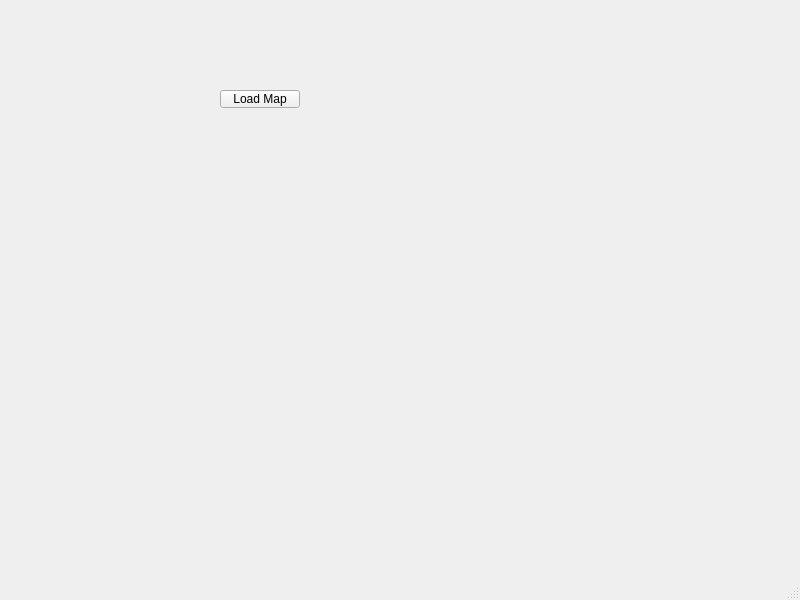
<?xml version="1.0" encoding="UTF-8"?>
<ui version="4.0">
 <class>MainWindow</class>
 <widget class="QMainWindow" name="MainWindow">
  <property name="geometry">
   <rect>
    <x>0</x>
    <y>0</y>
    <width>800</width>
    <height>600</height>
   </rect>
  </property>
  <property name="windowTitle">
   <string>MainWindow</string>
  </property>
  <widget class="QWidget" name="centralwidget">
   <widget class="QPushButton" name="loadMapButton">
    <property name="geometry">
     <rect>
      <x>220</x>
      <y>90</y>
      <width>80</width>
      <height>18</height>
     </rect>
    </property>
    <property name="text">
     <string>Load Map</string>
    </property>
   </widget>
  </widget>
  <widget class="QMenuBar" name="menubar">
   <property name="geometry">
    <rect>
     <x>0</x>
     <y>0</y>
     <width>800</width>
     <height>17</height>
    </rect>
   </property>
  </widget>
  <widget class="QStatusBar" name="statusbar"/>
 </widget>
 <resources/>
 <connections/>
</ui>
